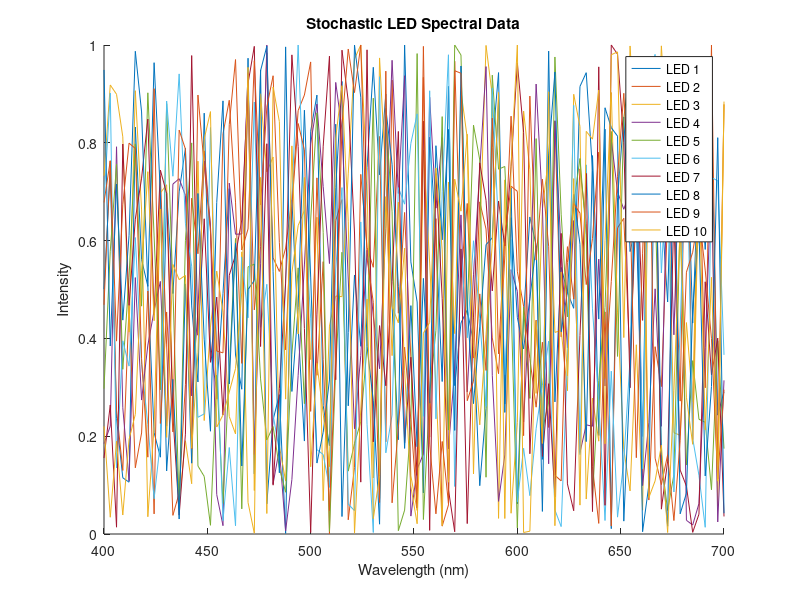

Source code (MATLAB):
% Parameters  
wavelength_min = 400; % Minimum wavelength in nm  
wavelength_max = 700; % Maximum wavelength in nm  
num_leds = 10; % Number of LEDs  
num_points = 100; % Number of spectral data points per LED  
  
% Generate random LED spectra  
spectra = zeros(num_points, num_leds);  
for i = 1:num_leds  
    % Generate random spectral data  
    wavelengths = linspace(wavelength_min, wavelength_max, num_points);  
    intensities = rand(1, num_points);  
    % wavelengths: 100个离散坐标（400-700nm均分）
    % intensities: 100个强度对应坐标
    % Normalize intensities  
    intensities = intensities / max(intensities);  
    % 使用一个二维数组spectra(100×10)收集起来强度值
    % Store spectrum  
    spectra(:, i) = intensities;  
end  
  
% Plot the LED spectra  
figure;  
hold on;  
colors = lines(num_leds);  
for i = 1:num_leds  
    plot(wavelengths, spectra(:, i), 'Color', colors(i, :));  
end  
hold off;  
xlabel('Wavelength (nm)');  
ylabel('Intensity');  
title('Stochastic LED Spectral Data');  
legend('LED 1', 'LED 2', 'LED 3', 'LED 4', 'LED 5', 'LED 6', 'LED 7', 'LED 8', 'LED 9', 'LED 10');  